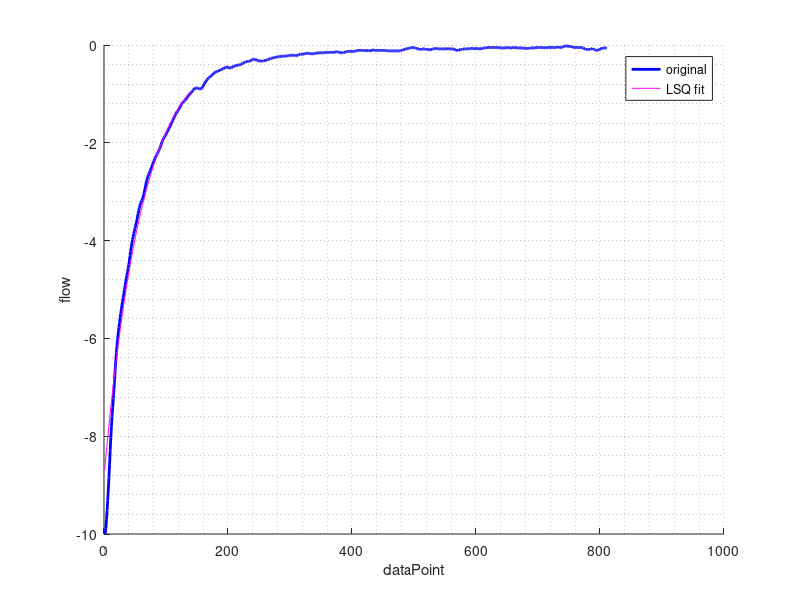

This chart was generated by the following MATLAB code:
% Written by Sarah Howe in octave
% May not be compatible with matlab
%
% Playing with spirometry data

% Clean up
clc
close all
clear

% Automatic debugging
debug_on_interrupt(0);
debug_on_warning(1);
debug_on_error(1);

% Load some data
load SpirometryData.mat;
loops = data.Loops;
band = data.Banding;
normal = data.Normal;
inflated = data.Inflated;

% sampling frequency 125 Hz
Hz = 125;

% Atmospheric pressure in kpa
p_atm = 101.35; %kPa

%~~~~~~~~~~~~~~~~~~~~~~~~~~~~~~~~~~~~~~~~~~~~~
% Treating the data as from an RC-circuit
%
% Flow is current
% Pressure is voltage
% Resistance is resistance
% Compliance is capacitance
%~~~~~~~~~~~~~~~~~~~~~~~~~~~~~~~~~~~~~~~~~~~~
% start loops
flow = loops.Flow;
pressure = loops.Pressure;

% time for plotting
time = (1:size(flow))*(1/Hz);

% Looks like an RC curve at end of forced exp?
% Cause? Lung relaxing after muscles release???

% RC curve range
start = 1190;
stop = 2000;

figure(1)
hold on
plot(flow(start:stop), 'b', 'linewidth', 2)
xlabel("dataPoint")
ylabel("flow")
grid minor
hold off

% Least squares fit of curve
curveStart = start;
curveDataEnd = stop;

% set stopping point of fit at certain %age flow drop
drop = 0.1*(flow(curveStart)-flow(curveDataEnd));

% find the index of the stopping point
index = 0;
stillLooking = 1;
for i = curveStart:curveDataEnd
    if(stillLooking)
        if(flow(i) > drop)
            index = i;
            stillLooking = 0;
        end
    end
end
if index == 0
    error("Percentage flow drop specified not found in range")
end
curveStop = index;

% set up matrices
measurements = log(-flow(curveStart:curveStop));
one = ones(1, curveStop-curveStart+1);
times = -(time(curveStart:curveStop)-time(curveStart));

% OMG least squares!!!
results = [one', times']\measurements;

% extract info
startPoint = exp(results(1));
EoR = results(2);

% remake curve from info
newValues = startPoint*exp(times*EoR);

% compare new and old
figure(1)
hold on
plot(-newValues, 'm')
legend("original", "LSQ fit");
hold off
